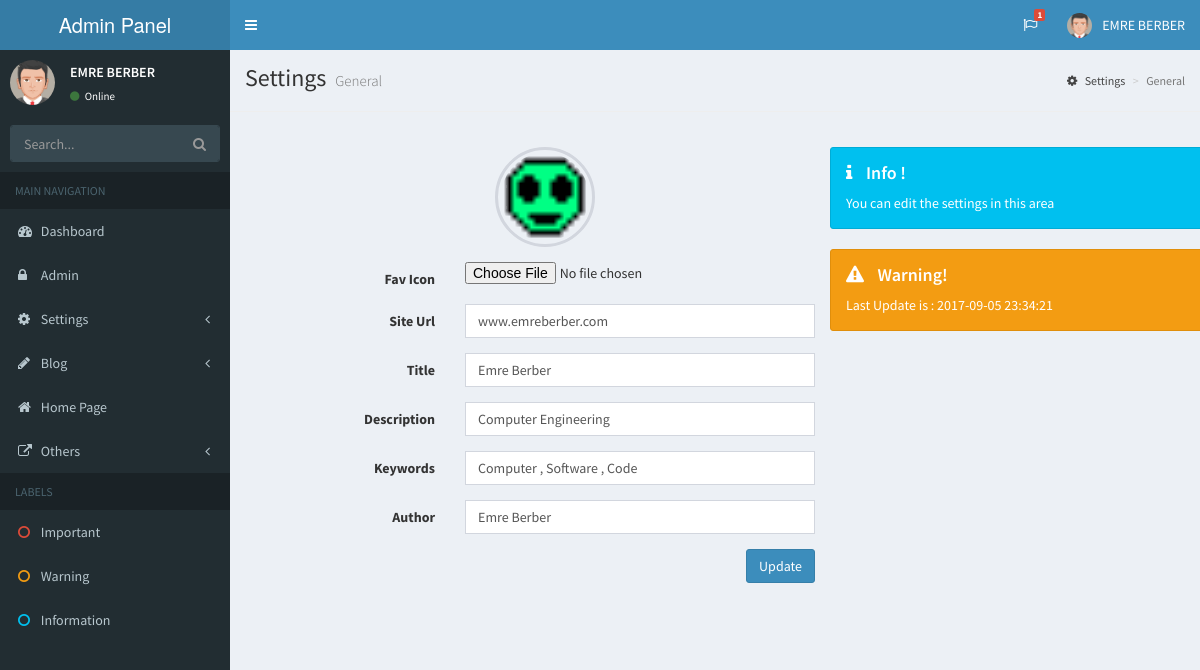
The app's page /Admin/general.php (signed in) with its own data.
### tables this page shows
CREATE TABLE `profile` (
  `profile_id` int(11) NOT NULL DEFAULT '0',
  `profile_photo` varchar(150) NOT NULL,
  `profile_name` varchar(50) NOT NULL,
  `profile_job` varchar(50) NOT NULL,
  `profile_school` varchar(100) NOT NULL,
  `profile_department` varchar(50) NOT NULL,
  `profile_country` varchar(50) NOT NULL,
  `profile_city` varchar(50) NOT NULL,
  `profile_mail` varchar(100) NOT NULL,
  `profile_aboutme` varchar(150) NOT NULL,
  `profile_lastupdate` datetime NOT NULL
);

CREATE TABLE `setting` (
  `set_id` int(1) NOT NULL DEFAULT '0',
  `set_url` varchar(100) NOT NULL,
  `set_title` varchar(100) NOT NULL,
  `set_description` varchar(150) NOT NULL,
  `set_keywords` varchar(150) NOT NULL,
  `set_author` varchar(50) NOT NULL,
  `set_favicon` varchar(150) NOT NULL,
  `set_lastupdate` datetime NOT NULL
);

### Admin/general.php (the view, shortened to what this page needs)
<?php
include 'netting/connection.php';
$setquery=$db->prepare("SELECT * FROM setting WHERE set_id=?");
$setquery->execute(array(0));
$getset=$setquery->fetch(PDO::FETCH_ASSOC);
$type="info";
$icon="info";
$message="Info !";
$text="You can edit the settings in this area";
?>
<!DOCTYPE html>
<html>
<head>
    <link rel="stylesheet" href="bootstrap/css/bootstrap.min.css">
    <link rel="stylesheet" href="https://cdnjs.cloudflare.com/ajax/libs/font-awesome/4.5.0/css/font-awesome.min.css">
    <link rel="stylesheet" href="https://cdnjs.cloudflare.com/ajax/libs/ionicons/2.0.1/css/ionicons.min.css">
    <link rel="stylesheet" href="dist/css/AdminLTE.min.css">
    <link rel="stylesheet" href="dist/css/skins/_all-skins.min.css">
</head>
<body class="hold-transition skin-blue sidebar-mini">
    <div class="wrapper">
        <?php include 'header.php'; ?>
        <?php include 'sidebar.php'; ?>
        <div class="content-wrapper">
            <section class="content-header">
                <h1>
                    Settings
                    <small>General</small>
                </h1>
                <ol class="breadcrumb">
                    <li><a href="#"><i class="fa fa-cog"></i> Settings</a></li>
                    <li class="active">General</li>
                </ol>
            </section>
            <hr>
            <section class="content">
                <div class="container">
                    <form method="POST" action="netting/operation.php" class="form-horizontal col-lg-6" enctype="multipart/form-data">
                        <div class="col-lg-12" style="margin-bottom:15px;">
                            <img class="profile-user-img img-responsive img-circle" width="16px" height="16px" src="<?php echo $getset['set_favicon']; ?>" alt="User profile picture">
                        </div>
                        <div class="form-group">
                            <label class="col-sm-4 control-label">Fav Icon</label>
                            <div class="col-sm-8">
                                <input type="file" name="set_favicon" id="exampleInputFile" value="<?php echo $getset['set_favicon']; ?>">
                            </div>
                        </div>
                        <div class="form-group">
                            <label class="col-sm-4 control-label">Site Url</label>
                            <div class="col-sm-8">
                                <input type="text" name="set_url" class="form-control" value="<?php echo $getset['set_url']; ?>">
                            </div>
                        </div>
                        <div class="form-group">
                            <label class="col-sm-4 control-label">Title</label>
                            <div class="col-sm-8">
                                <input type="text" name="set_title" class="form-control" value="<?php echo $getset['set_title']; ?>">
                            </div>
                        </div>
                        <div class="form-group">
                            <label class="col-sm-4 control-label">Description</label>
                            <div class="col-sm-8">
                                <input type="text" name="set_description" class="form-control" value="<?php echo $getset['set_description']; ?>">
                            </div>
                        </div>
                        <div class="form-group">
                            <label class="col-sm-4 control-label">Keywords</label>
                            <div class="col-sm-8">
                                <input type="text" name="set_keywords" class="form-control" value="<?php echo $getset['set_keywords']; ?>">
                            </div>
                        </div>
                        <div class="form-group">
                            <label class="col-sm-4 control-label">Author</label>
                            <div class="col-sm-8">
                                <input type="text" name="set_author" class="form-control" value="<?php echo $getset['set_author']; ?>">
                            </div>
                        </div>
                        <button type="submit" name="setupdate" class="btn btn-primary pull-right">Update</button>
                    </form>
                        <div class="alert alert-<?php echo $type ?> alert-dismissible col-lg-5">
                            <h4><i class="icon fa fa-<?php echo $icon ?>"></i> <?php echo $message ?></h4>
                            <?php echo $text ?>
                        </div>
                    <div class="alert alert-warning alert-dismissible col-lg-5">
                        <h4><i class="icon fa fa-warning"></i> Warning!</h4>
                        Last Update is : <?php echo $getset['set_lastupdate']; ?>
                    </div>
                </div>
            </section>
        </div>
    </div>
</body>
</html>

### Admin/header.php (shortened to what this page needs)
<?php
include 'netting/connection.php';
$profilequery=$db->prepare("SELECT * FROM profile WHERE profile_id=?");
$profilequery->execute(array(0));
$getprofile=$profilequery->fetch(PDO::FETCH_ASSOC);
?>
<header class="main-header">
    <a href="../../index2.html" class="logo">
      <span class="logo-lg">Admin Panel</span>
    </a>
    <nav class="navbar navbar-static-top">
      <a href="#" class="sidebar-toggle" data-toggle="offcanvas" role="button">
      </a>
      <div class="navbar-custom-menu">
        <ul class="nav navbar-nav">
          <li class="dropdown tasks-menu">
            <a href="#" class="dropdown-toggle" data-toggle="dropdown">
              <i class="fa fa-flag-o"></i>
              <span class="label label-danger">1</span>
            </a>
          </li>
          <li class="dropdown user user-menu">
            <a href="#" class="dropdown-toggle" data-toggle="dropdown">
              <img src="<?php echo $getprofile['profile_photo']; ?>" class="user-image" alt="User Image">
              <span class="hidden-xs"><?php echo $getprofile['profile_name']; ?></span>
            </a>
          </li>
        </ul>
      </div>
    </nav>
  </header>

### Admin/sidebar.php (shortened to what this page needs)
<?php
include 'netting/connection.php';
$profilequery=$db->prepare("SELECT * FROM profile WHERE profile_id=?");
$profilequery->execute(array(0));
$getprofile=$profilequery->fetch(PDO::FETCH_ASSOC);
?>
<aside class="main-sidebar" style="height:2000px;">
<section class="sidebar">
    <div class="user-panel">
        <div class="pull-left image">
            <img src="<?php echo $getprofile['profile_photo']; ?>" class="img-circle" alt="User Image">
        </div>
        <div class="pull-left info">
            <p><?php echo $getprofile['profile_name']; ?></p>
            <a href="#"><i class="fa fa-circle text-success"></i> Online</a>
        </div>
    </div>
    <form action="#" method="get" class="sidebar-form">
        <div class="input-group">
            <input type="text" name="q" class="form-control" placeholder="Search..." autocomplete="off">
            <span class="input-group-btn">
                <button type="submit" name="search" id="search-btn" class="btn btn-flat"><i class="fa fa-search"></i>
                </button>
              </span>
        </div>
    </form>
    <ul class="sidebar-menu">
        <li class="header">MAIN NAVIGATION</li>
        <li><a href="index.php"><i class="fa fa-dashboard"></i> <span>Dashboard</span></a></li>
        <li><a href="admin.php"><i class="fa fa-lock"></i> <span>Admin</span></a></li>
        <li class="treeview">
            <a href="#">
                <i class="fa fa-cog"></i> <span>Settings</span>
                <span class="pull-right-container">
              <i class="fa fa-angle-left pull-right"></i>
            </span>
            </a>
        </li>
        <li class="treeview">
            <a href="#">
                <i class="fa fa-pencil"></i> <span>Blog</span>
                <span class="pull-right-container">
              <i class="fa fa-angle-left pull-right"></i>
            </span>
            </a>
        </li>
        <li><a href="home.php"><i class="fa fa-home"></i> <span>Home Page</span></a></li>
        <li class="treeview">
            <a href="#">
                <i class="fa fa-external-link"></i> <span>Others</span>
                <span class="pull-right-container">
              <i class="fa fa-angle-left pull-right"></i>
            </span>
            </a>
        </li>
        <li class="header">LABELS</li>
        <li><a href="#"><i class="fa fa-circle-o text-red"></i> <span>Important</span></a></li>
        <li><a href="#"><i class="fa fa-circle-o text-yellow"></i> <span>Warning</span></a></li>
        <li><a href="#"><i class="fa fa-circle-o text-aqua"></i> <span>Information</span></a></li>
    </ul>
</section>
</aside>

### records on screen
profile: profile_photo (placeholder picture), profile_name "EMRE BERBER"
setting: set_favicon (picture), set_url "www.emreberber.com", set_title "Emre Berber", set_description "Computer Engineering", set_keywords "Computer , Software , Code", set_author "Emre Berber", set_lastupdate "2017-09-05 23:34:21"

### other values on screen
$message "Info !"
$text "You can edit the settings in this area"
